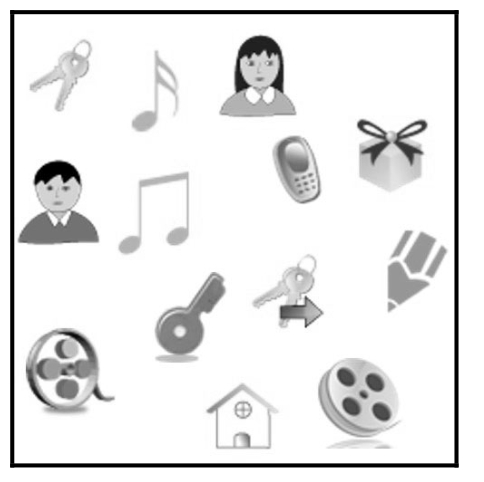
#> input picture 1.base/4.template_matching/images/1.jpg, 484 x 482 px
$ jupyter execute '单模板匹配.ipynb'
#> lines starting #> are read from the running program, lines starting #| are printed output that depends on the picture; after the words box and inside, x2 and y2 are one past the last pixel; in counts of white or black regions, pixels touching at a corner belong together; long printed decimals are rounded
[cell 1]
"""
matchTemplate 是 OpenCV 中一种常用的模板匹配方法，用于在图像中寻找与模板最相似的区域。它的参数和返回值如下：
参数：

    image：输入图像，必须为单通道灰度图像。
    templ：模板图像，必须为单通道灰度图像。
    method：匹配方法，可选值包括 CV_TM_SQDIFF、CV_TM_SQDIFF_NORMED、CV_TM_CCORR、CV_TM_CCORR_NORMED、CV_TM_CCOEFF和 CV_TM_CCOEFF_NORMED。
    result：输出结果，必须为单通道浮点型图像，大小为 (W - w + 1, H - h + 1)，其中 W、H 为原图像的宽度和高度，w、h 为模板图像的宽度和高度。
返回值：

result：输出结果，即匹配得分图像，它的大小为 (W - w + 1, H - h + 1)，其中 W、H 为原图像的宽度和高度，w、h 为模板图像的宽度和高度。
OpenCV的matchTemplate函数是用来在一幅图像中寻找另一幅图像的匹配的。在匹配过程中，可以选择不同的匹配方法，也就是method参数。常用的method参数有以下几种：
    cv2.TM_SQDIFF：平方差匹配法，最简单的匹配方法，计算平方差和，值越小越匹配。
    cv2.TM_SQDIFF_NORMED：标准平方差匹配法，同样计算平方差和，但是会对结果进行标准化处理。注意使用距离来计算被匹配图像一定要小于原图像
    cv2.TM_CCORR：相关性匹配法，#，值越大越匹配。
    cv2.TM_CCORR_NORMED：标准相关性匹配法，对结果进行标准化处理,返回值越大表示匹配程度越高，越小表示匹配程度越低。
        该参数使用的是归一化相关系数匹配模式，
        返回的是匹配图像和模板图像之间的相关系数，取值范围在 0 到 1 之间，1 表示完美匹配，0 表示没有匹配。
    cv2.TM_CCOEFF：相关系数匹配法，计算两个图像的相关系数，值越大越匹配。
    cv2.TM_CCOEFF_NORMED：标准相关系数匹配法，对结果进行标准化处理。

以上就是常用的matchTemplate方法，具体使用哪一种方法需要根据具体的图像匹配任务来决定。
"""
import cv2
image=cv2.imread("./images/1.jpg");
#> image is the input picture: shape (482, 484, 3); min 0, max 255, mean 232.3
grayImg=cv2.cvtColor(image, cv2.COLOR_BGR2GRAY)
matchImg=cv2.imread("./images/1_match.jpg",0);
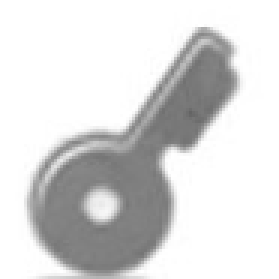
#> input picture 1.base/4.template_matching/images/1_match.jpg, 93 x 93 px (shown 3 times larger)
#> matchImg is the input picture: shape (93, 93); min 100, max 255, mean 217.9
result=cv2.matchTemplate(grayImg,matchImg,cv2.TM_SQDIFF_NORMED)
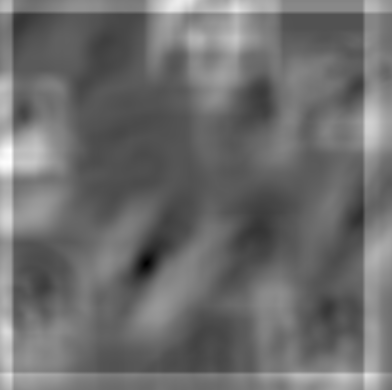
#> result: shape (390, 392) float32; min 1.57e-05, max 0.231, mean 0.0994; drawn with min black and max white
print(grayImg.shape)
#| (482, 484)
print(matchImg.shape)
#| (93, 93)
print(result.shape)
#| (390, 392)

[cell 2]
"""
matchTemplate()方法的计算结果是一个二维数组，OpenCV提供了一个minMaxLoc()方法专门用来解析这个二维数组中的最大值、最小值以及这2个值对应的坐标，minMaxLoc()方法的语法如下：
 minValue, maxValue, minLoc, maxLoc = cv2.minMaxLoc(src, mask)
参数说明：

　src：matchTemplate()方法计算得出的数组。
　mask：可选参数，掩模，建议使用默认值。
返回值说明：

　minValue：数组中的最小值。
　maxValue：数组中的最大值。
　minLoc：最小值的坐标，格式为(x, y)。
　maxLoc：最大值的坐标，格式为(x, y)。
"""
import matplotlib.pyplot as plt
minValue, maxValue, minLoc, maxLoc =cv2.minMaxLoc(result) #平方差的匹配方法越小的点越好
#> minValue = 1.57e-05; maxValue = 0.231; minLoc = (146, 263); maxLoc = (10, 162)
heigth,width=matchImg.shape
#> heigth = 93; width = 93
x,y=minLoc
#> x = 146; y = 263
print(minValue, maxValue, minLoc, maxLoc)
#| 1.570800486661028e-05 0.2312 (146, 263) (10, 162)
showImage=image.copy()
cv2.rectangle(showImage, minLoc, (x + width, y + heigth), (255, 0, 0), 1)
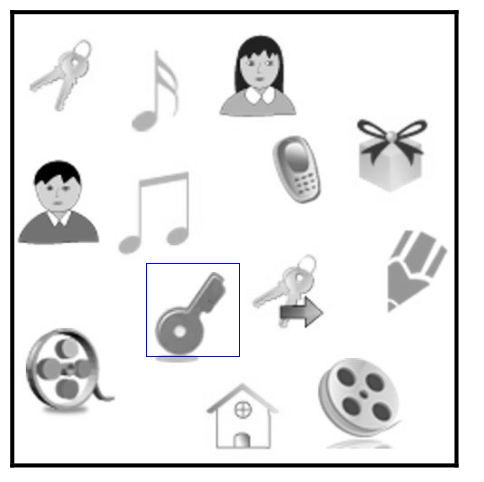
#> showImage: shape (482, 484, 3); 0.16% of pixels changed, all inside (x1, y1, x2, y2) = (146, 263, 240, 357)
plt.imshow(showImage,cmap="gray")

[cell 3]
#多目标匹配
image=cv2.imread("./images/2.jpg");
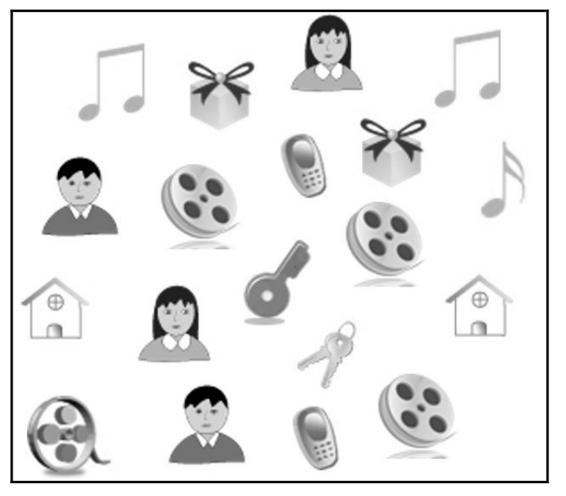
#> input picture 1.base/4.template_matching/images/2.jpg, 566 x 496 px
#> image is the input picture: shape (496, 566, 3); min 0, max 255, mean 232.9
grayImg=cv2.cvtColor(image, cv2.COLOR_BGR2GRAY)
#> grayImg: shape (496, 566)
matchImg=cv2.imread("./images/2_match_1.jpg",0);
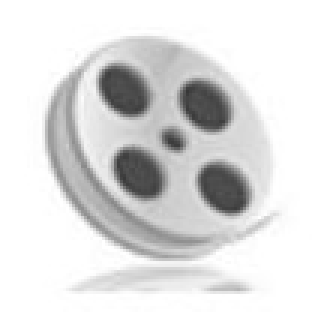
#> input picture 1.base/4.template_matching/images/2_match_1.jpg, 106 x 110 px (shown 3 times larger)
#> matchImg is the input picture: shape (110, 106); min 55, max 255, mean 223.3
height,width=matchImg.shape
#> height = 110; width = 106
result=cv2.matchTemplate(grayImg,matchImg,cv2.TM_CCORR_NORMED)
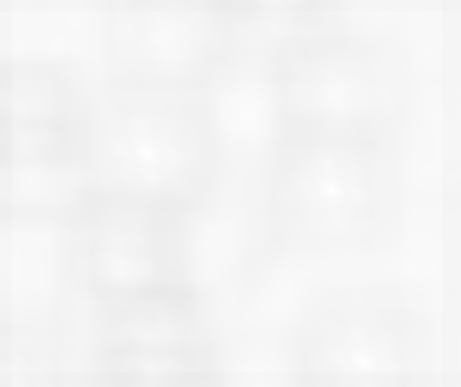
#> result: shape (387, 461) float32; min 0.916, max 1, mean 0.957
showImage=image.copy()
for y in range(len(result)):
    for x in range(len(result[y])):
        if result[y][x]>0.999:
            cv2.rectangle(showImage, (x,y), (x + width, y + height), (255, 0, 0), 1)
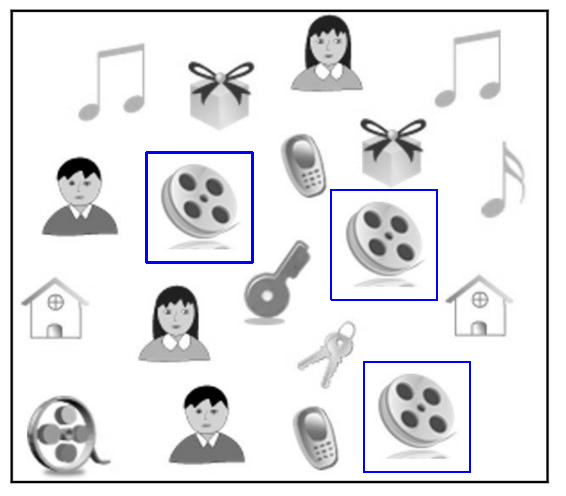
#> showImage: shape (496, 566, 3); 1.08% of pixels changed, all inside (x1, y1, x2, y2) = (145, 151, 471, 473)

plt.imshow(showImage,cmap="gray")
